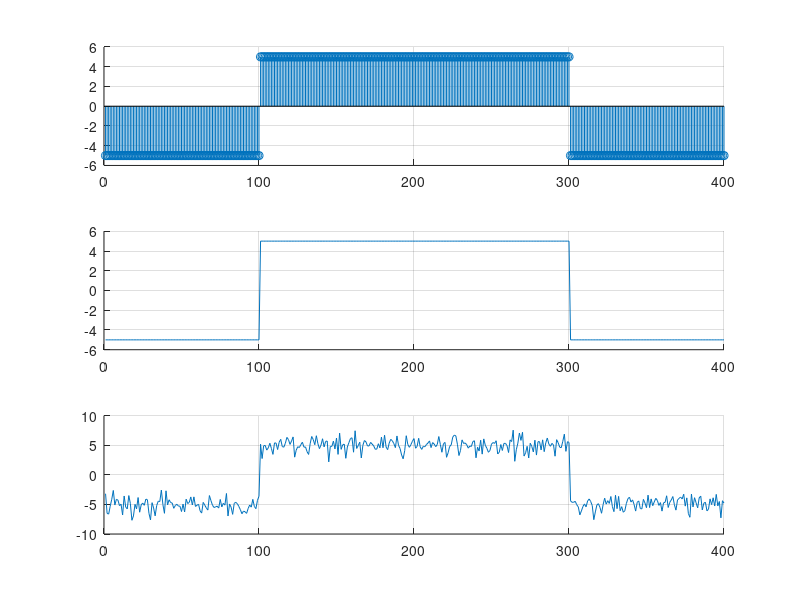

The MATLAB source for this figure:
clear all; close all; clc;
pkg load signal;

N = 100;
A = 5;
var = 1;

info = [0 1 1 0];
info_NRZ = info * 2*A - A;
info_NRZ_up = upsample(info_NRZ,N);
filtroNRZ = ones(1,N);
sinalNRZ =filter(filtroNRZ, 1, info_NRZ_up);

ruido = sqrt(var)*randn(1,length(sinalNRZ));
r_t = sinalNRZ + ruido;

Z_t  = r_t(N/2:N:end);

info_hat = Z_t > 0;
num_erro = sum(xor(info,info_hat));

subplot(3,1,1); grid on; hold on;
stem(sinalNRZ);

subplot(3,1,2); grid on; hold on;
plot(sinalNRZ);

subplot(3,1,3); grid on; hold on;
plot(r_t);

